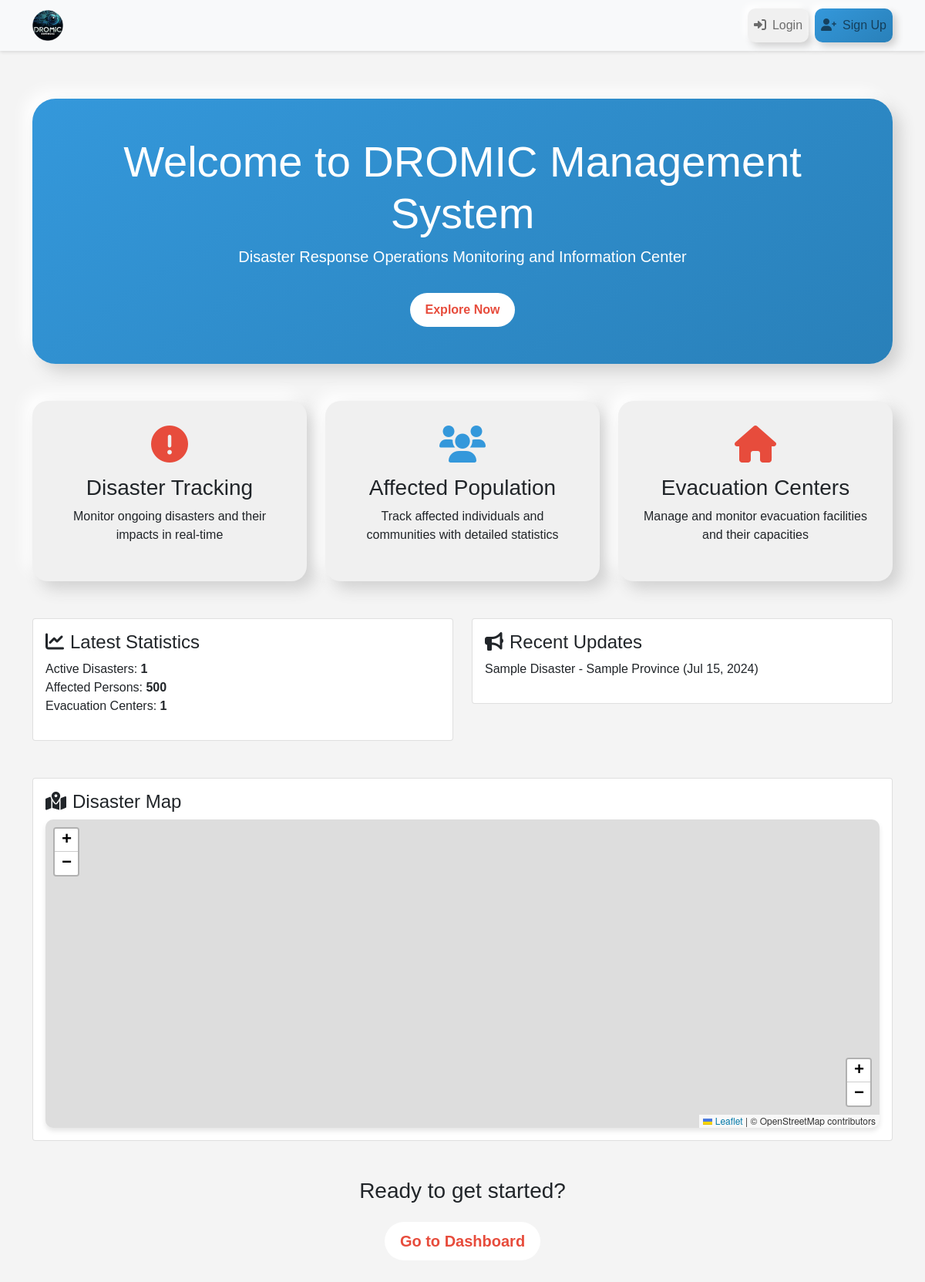
/, run on an earlier commit of the app's database.
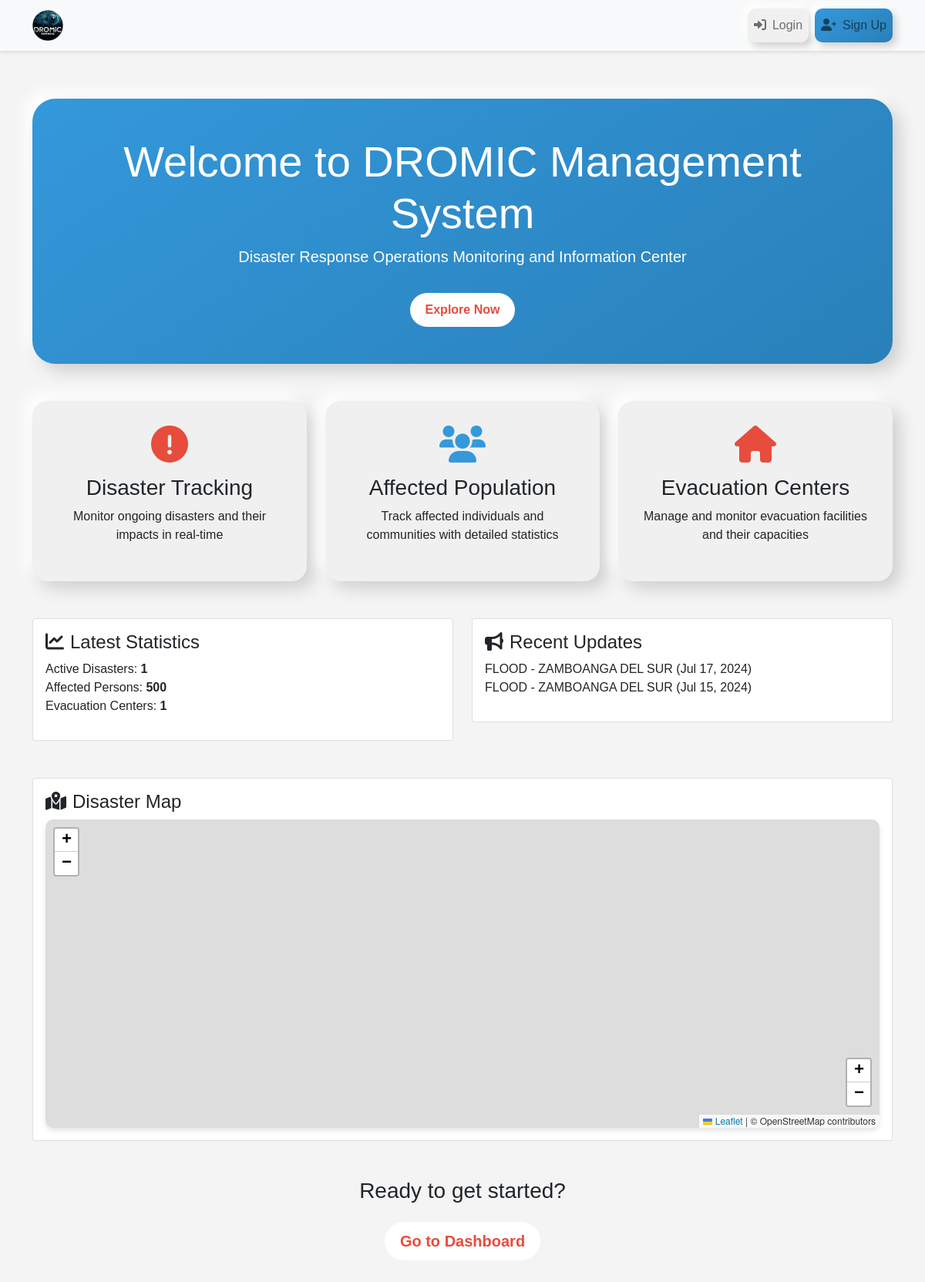
And on a later commit of the database.
### core/models.py (models this page shows, shortened)
class DROMICReport(models.Model):
    disaster = models.ForeignKey(Disaster, on_delete=models.CASCADE)
    province = models.ForeignKey(Province, on_delete=models.CASCADE)
    municipality = models.ForeignKey(Municipality, on_delete=models.CASCADE)
    barangay = models.ForeignKey(Barangay, on_delete=models.CASCADE)
    date = models.DateField()
    affected_areas = models.ManyToManyField(AffectedArea)
    displaced_populations = models.ManyToManyField(DisplacedPopulation)
    sex_age_distributions = models.ManyToManyField(SexAgeDistribution)
    sectoral_distributions = models.ManyToManyField(SectoralDistribution)
    damaged_houses = models.ManyToManyField(DamagedHouse)
    relief_operations = models.ManyToManyField(ReliefOperation)
    early_recovery = models.ManyToManyField(EarlyRecovery)
    families = models.ManyToManyField(Family)
    created_at = models.DateTimeField(auto_now_add=True)
    updated_at = models.DateTimeField(auto_now=True)

class Disaster(models.Model):
    name = models.CharField(max_length=255)
    description = models.TextField()
    date_occurred = models.DateField()

class Province(models.Model):
    name = models.CharField(max_length=100)

### core/views.py (the view)
# urls.py: path('', views.index, name='index'),
def index(request):
    active_disasters_count = Disaster.objects.filter(date_occurred__gte=timezone.now() - timedelta(days=30)).count()
    total_affected_persons = AffectedArea.objects.aggregate(Sum('affected_persons'))['affected_persons__sum']
    evacuation_centers_count = EvacuationCenter.objects.count()
    recent_updates = DROMICReport.objects.order_by('-date')[:3]
    affected_areas = AffectedArea.objects.all()  # You might want to filter this for Mindanao only
    context = {
        'active_disasters_count': active_disasters_count,
        'total_affected_persons': total_affected_persons,
        'evacuation_centers_count': evacuation_centers_count,
        'recent_updates': recent_updates,
        'affected_areas': affected_areas,
    }
    return render(request, 'core/index.html', context)

### core/templates/core/index.html (shortened to what the changed rows need)
<!DOCTYPE html>
{% load static %}
<html lang="en">
<head>
    <link href="https://cdn.jsdelivr.net/npm/bootstrap@5.1.3/dist/css/bootstrap.min.css" rel="stylesheet">
    <link href="https://cdnjs.cloudflare.com/ajax/libs/font-awesome/6.0.0-beta3/css/all.min.css" rel="stylesheet">
    <link rel="stylesheet" href="https://unpkg.com/leaflet@1.7.1/dist/leaflet.css" />
</head>
<body>
    <div class="container mt-5 pt-5">
        <div class="welcome-card text-center">
            <h1 class="display-4">Welcome to DROMIC Management System</h1>
        </div>
        <div class="row mt-4">
            <div class="col-md-6 mb-4">
                <div class="card">
                    <div class="card-body">
                        <ul class="list-unstyled">
                            {% for report in recent_updates %}
                            <li>{{ report.disaster.name }} - {{ report.province.name }} ({{ report.date|date:"M d, Y" }})</li>
                            {% endfor %}
                        </ul>
                    </div>
                </div>
            </div>
        </div>
    </div>
</body>
</html>

What changed in the data, as far as the page shows it:
added DROMICReport: disaster.name "FLOOD", province.name "ZAMBOANGA DEL SUR", date "Jul 17, 2024"
changed through a linked row, DROMICReport "Jul 15, 2024": disaster.name "Sample Disaster" → "FLOOD"; province.name "Sample Province" → "ZAMBOANGA DEL SUR"
